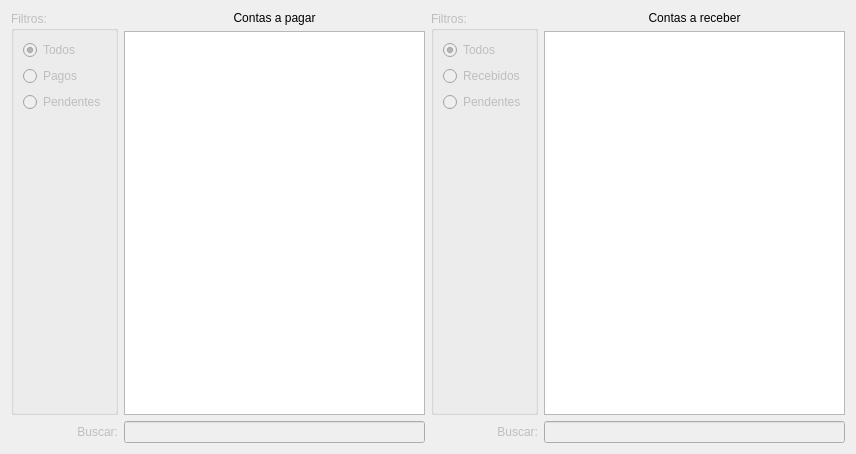
<?xml version="1.0" encoding="UTF-8"?>
<ui version="4.0">
 <class>WidgetConta</class>
 <widget class="QWidget" name="WidgetConta">
  <property name="geometry">
   <rect>
    <x>0</x>
    <y>0</y>
    <width>856</width>
    <height>454</height>
   </rect>
  </property>
  <property name="windowTitle">
   <string>Form</string>
  </property>
  <layout class="QGridLayout" name="gridLayout">
   <item row="0" column="0">
    <layout class="QGridLayout" name="gridLayout_20">
     <item row="0" column="1">
      <widget class="QLabel" name="labelContasPagar">
       <property name="text">
        <string>Contas a pagar</string>
       </property>
       <property name="alignment">
        <set>Qt::AlignCenter</set>
       </property>
      </widget>
     </item>
     <item row="1" column="1">
      <widget class="TableView" name="tableContasPagar">
       <property name="editTriggers">
        <set>QAbstractItemView::NoEditTriggers</set>
       </property>
       <property name="alternatingRowColors">
        <bool>true</bool>
       </property>
       <property name="selectionBehavior">
        <enum>QAbstractItemView::SelectRows</enum>
       </property>
       <property name="sortingEnabled">
        <bool>true</bool>
       </property>
       <attribute name="horizontalHeaderCascadingSectionResizes">
        <bool>true</bool>
       </attribute>
       <attribute name="horizontalHeaderStretchLastSection">
        <bool>false</bool>
       </attribute>
      </widget>
     </item>
     <item row="2" column="1">
      <widget class="QLineEdit" name="lineEditBuscaContasPagar">
       <property name="enabled">
        <bool>false</bool>
       </property>
      </widget>
     </item>
     <item row="2" column="0">
      <widget class="QLabel" name="labelContasPagarBuscar">
       <property name="enabled">
        <bool>false</bool>
       </property>
       <property name="text">
        <string>Buscar:</string>
       </property>
       <property name="alignment">
        <set>Qt::AlignRight|Qt::AlignTrailing|Qt::AlignVCenter</set>
       </property>
      </widget>
     </item>
     <item row="0" column="0" rowspan="2">
      <widget class="QGroupBox" name="groupBox_6">
       <property name="enabled">
        <bool>false</bool>
       </property>
       <property name="title">
        <string>Filtros:</string>
       </property>
       <layout class="QGridLayout" name="gridLayout_13">
        <item row="1" column="0">
         <widget class="QRadioButton" name="radioButtonContaPagarPago">
          <property name="text">
           <string>Pagos</string>
          </property>
         </widget>
        </item>
        <item row="2" column="0">
         <widget class="QRadioButton" name="radioButtonContaPagarPendente">
          <property name="text">
           <string>Pendentes</string>
          </property>
         </widget>
        </item>
        <item row="3" column="0">
         <spacer name="verticalSpacer_6">
          <property name="orientation">
           <enum>Qt::Vertical</enum>
          </property>
          <property name="sizeHint" stdset="0">
           <size>
            <width>20</width>
            <height>290</height>
           </size>
          </property>
         </spacer>
        </item>
        <item row="0" column="0">
         <widget class="QRadioButton" name="radioButtonContaPagarLimpar">
          <property name="text">
           <string>Todos</string>
          </property>
          <property name="checked">
           <bool>true</bool>
          </property>
         </widget>
        </item>
       </layout>
      </widget>
     </item>
    </layout>
   </item>
   <item row="0" column="1">
    <layout class="QGridLayout" name="gridLayout_3">
     <item row="0" column="0" rowspan="2">
      <widget class="QGroupBox" name="groupBox_5">
       <property name="enabled">
        <bool>false</bool>
       </property>
       <property name="title">
        <string>Filtros:</string>
       </property>
       <layout class="QGridLayout" name="gridLayout_12">
        <item row="2" column="0">
         <widget class="QRadioButton" name="radioButtonContaReceberPendente">
          <property name="text">
           <string>Pendentes</string>
          </property>
         </widget>
        </item>
        <item row="3" column="0">
         <spacer name="verticalSpacer_5">
          <property name="orientation">
           <enum>Qt::Vertical</enum>
          </property>
          <property name="sizeHint" stdset="0">
           <size>
            <width>20</width>
            <height>290</height>
           </size>
          </property>
         </spacer>
        </item>
        <item row="1" column="0">
         <widget class="QRadioButton" name="radioButtonContaReceberRecebido">
          <property name="text">
           <string>Recebidos</string>
          </property>
         </widget>
        </item>
        <item row="0" column="0">
         <widget class="QRadioButton" name="radioButtonContaReceberLimpar">
          <property name="text">
           <string>Todos</string>
          </property>
          <property name="checked">
           <bool>true</bool>
          </property>
         </widget>
        </item>
       </layout>
      </widget>
     </item>
     <item row="0" column="1">
      <widget class="QLabel" name="labelContasReceber">
       <property name="text">
        <string>Contas a receber</string>
       </property>
       <property name="alignment">
        <set>Qt::AlignCenter</set>
       </property>
      </widget>
     </item>
     <item row="1" column="1">
      <widget class="TableView" name="tableContasReceber">
       <property name="editTriggers">
        <set>QAbstractItemView::NoEditTriggers</set>
       </property>
       <property name="alternatingRowColors">
        <bool>true</bool>
       </property>
       <property name="selectionBehavior">
        <enum>QAbstractItemView::SelectRows</enum>
       </property>
       <property name="sortingEnabled">
        <bool>true</bool>
       </property>
       <attribute name="horizontalHeaderCascadingSectionResizes">
        <bool>true</bool>
       </attribute>
       <attribute name="horizontalHeaderStretchLastSection">
        <bool>false</bool>
       </attribute>
      </widget>
     </item>
     <item row="2" column="0">
      <widget class="QLabel" name="labelContasReceberBuscar">
       <property name="enabled">
        <bool>false</bool>
       </property>
       <property name="text">
        <string>Buscar:</string>
       </property>
       <property name="alignment">
        <set>Qt::AlignRight|Qt::AlignTrailing|Qt::AlignVCenter</set>
       </property>
      </widget>
     </item>
     <item row="2" column="1">
      <widget class="QLineEdit" name="lineEditBuscaContasReceber">
       <property name="enabled">
        <bool>false</bool>
       </property>
      </widget>
     </item>
    </layout>
   </item>
  </layout>
 </widget>
 <customwidgets>
  <customwidget>
   <class>TableView</class>
   <extends>QTableView</extends>
   <header>src/tableview.h</header>
  </customwidget>
 </customwidgets>
 <resources/>
 <connections/>
</ui>
